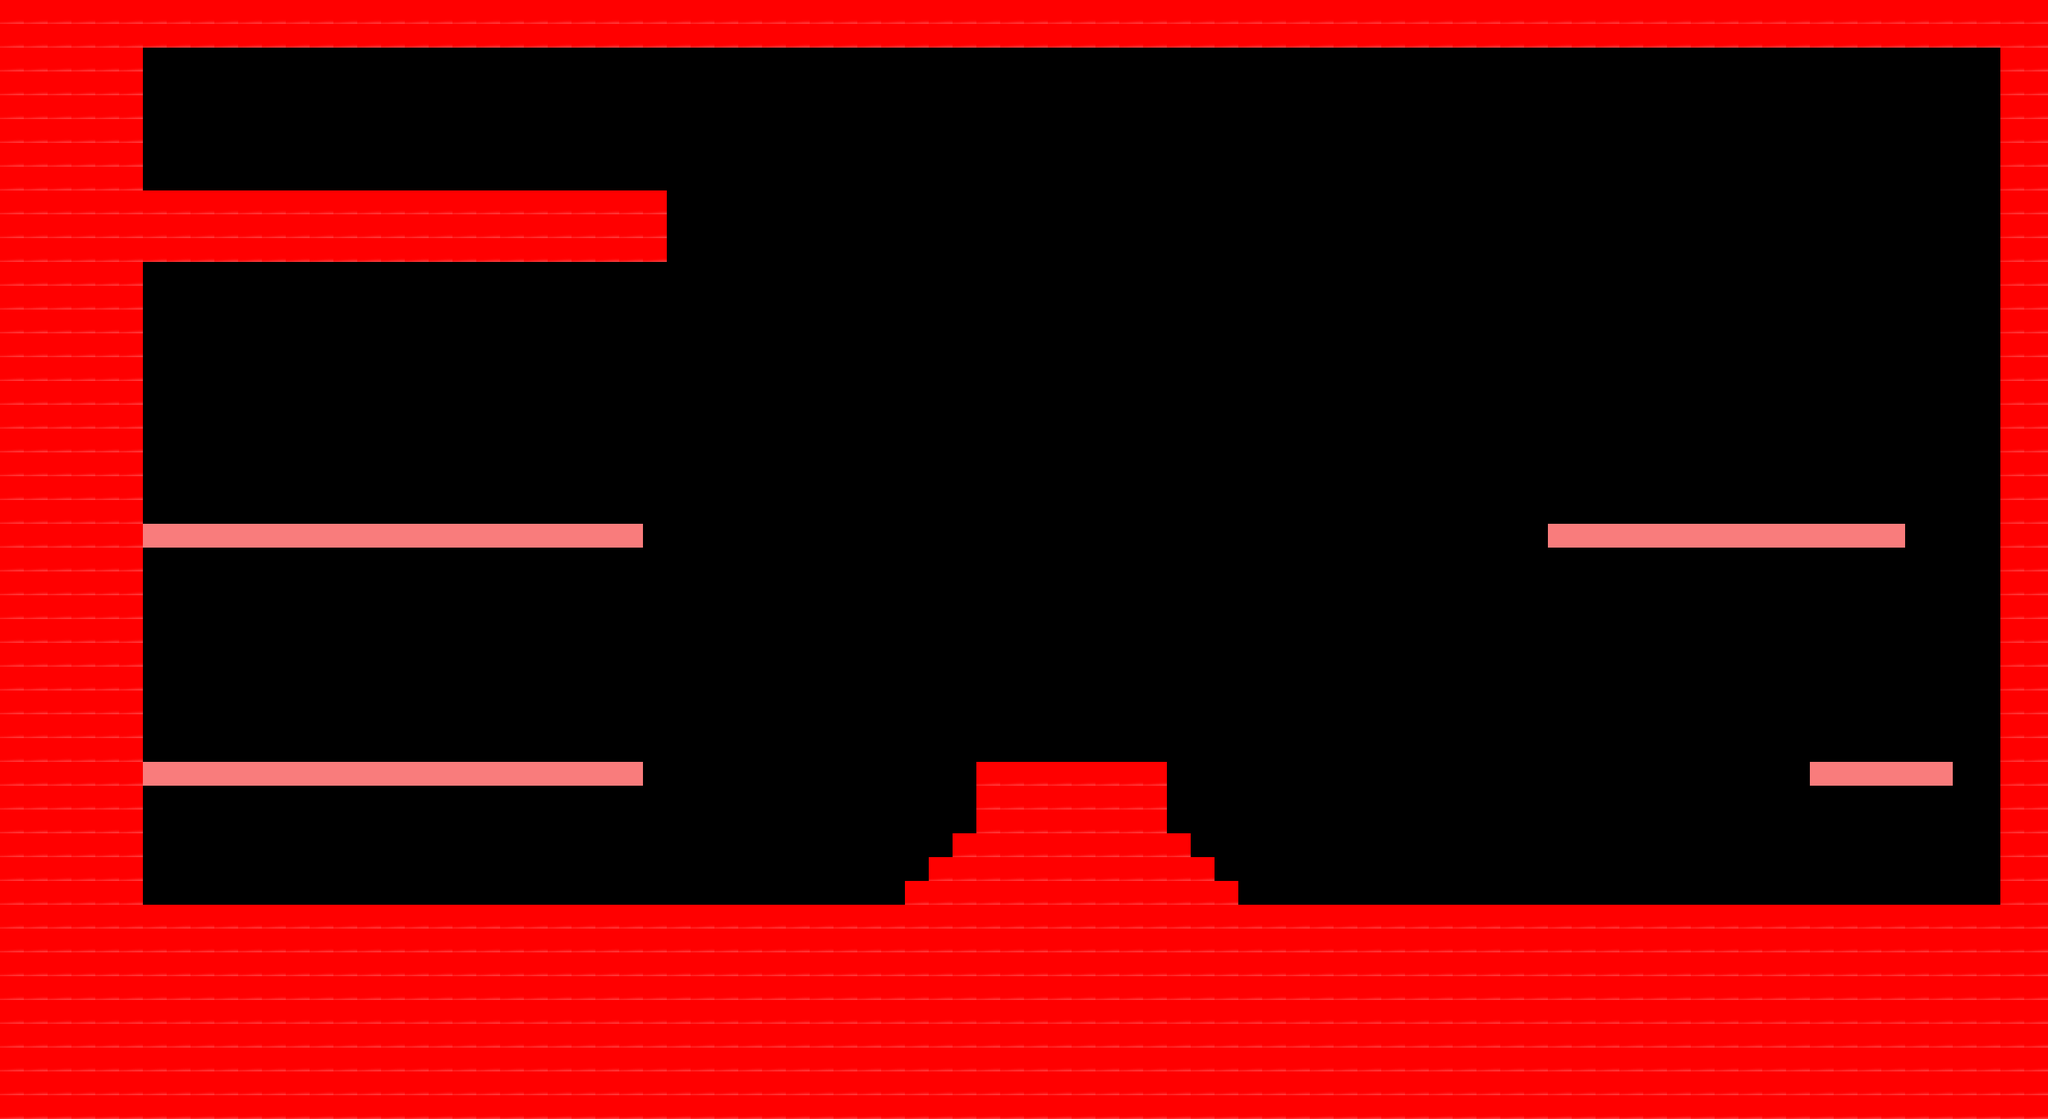

The image is a tile-based game level rendered from a .tmx file. Its description and source (layers, tilesets, objects; grid data summarised) follow:
An orthogonal 86x47 tile map with 32x32 px tiles, 2 tile layers (Collisions, Plateforme) and 2 objects (Client, Host).

<map version="1.10" tiledversion="1.12.1" orientation="orthogonal" renderorder="right-down" width="86" height="47" tilewidth="32" tileheight="32" infinite="0" nextlayerid="6" nextobjectid="5">
 <tileset firstgid="1" source="tiles_jeu.tsx" />
 <imagelayer id="2" name="Background">
  <image source="../images/PVP.png" width="2752" height="1504" />
 </imagelayer>
 <layer id="3" name="Collisions" width="86" height="47">
  <data>[4042 cells, 1360 non-empty, 1 distinct tile ids]</data>
 </layer>
 <layer id="5" name="Plateforme" width="86" height="47">
  <data>[4042 cells, 63 non-empty, 1 distinct tile ids]</data>
 </layer>
 <objectgroup id="4" name="Objets">
  <object id="3" type="Client" x="2322.99" y="676.598">
   <point />
  </object>
  <object id="4" type="Host" x="701.657" y="681.61">
   <point />
  </object>
 </objectgroup>
</map>
